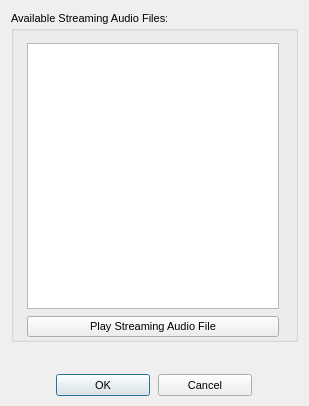
<?xml version="1.0"?>
<ui version="4.0">
  <class>DallasStrmAudioDialog</class>
  <widget class="QDialog" name="IDD_DALLAS_STRM_AUDIO_DIALOG">
    <property name="geometry">
      <rect>
        <x>0</x>
        <y>0</y>
        <width>309</width>
        <height>406</height>
      </rect>
    </property>
    <property name="windowTitle">
      <string>Streaming Audio File Prompt</string>
    </property>
    <property name="font">
      <font>
        <family>Liberation Sans</family>
        <pointsize>8</pointsize>
        <bold>false</bold>
        <italic>false</italic>
      </font>
    </property>
    <property name="enabled">
      <bool>true</bool>
    </property>
    <property name="windowFlags">
      <set>Qt::Dialog|Qt::WindowCloseButtonHint</set>
    </property>
    <property name="minimumSize">
      <size>
        <width>309</width>
        <height>406</height>
      </size>
    </property>
    <property name="maximumSize">
      <size>
        <width>309</width>
        <height>406</height>
      </size>
    </property>
    <widget class="QGroupBox" name="IDC_STATIC">
      <property name="geometry">
        <rect>
          <x>11</x>
          <y>11</y>
          <width>287</width>
          <height>331</height>
        </rect>
      </property>
      <property name="title">
        <string>Available Streaming Audio Files:</string>
      </property>
      <property name="visible">
        <bool>true</bool>
      </property>
      <property name="enabled">
        <bool>true</bool>
      </property>
      <property name="flat">
        <bool>false</bool>
      </property>
      <widget class="QListWidget" name="IDC_STRM_AUDIO_LIST">
        <property name="geometry">
          <rect>
            <x>16</x>
            <y>32</y>
            <width>252</width>
            <height>266</height>
          </rect>
        </property>
        <property name="visible">
          <bool>true</bool>
        </property>
        <property name="enabled">
          <bool>true</bool>
        </property>
        <property name="selectionMode">
          <enum>QAbstractItemView::SingleSelection</enum>
        </property>
      </widget>
      <widget class="QPushButton" name="IDC_PLAY_STRM_AUDIO_BUTTON">
        <property name="geometry">
          <rect>
            <x>16</x>
            <y>305</y>
            <width>252</width>
            <height>21</height>
          </rect>
        </property>
        <property name="text">
          <string>Play Streaming Audio File</string>
        </property>
        <property name="visible">
          <bool>true</bool>
        </property>
        <property name="enabled">
          <bool>true</bool>
        </property>
        <property name="default">
          <bool>false</bool>
        </property>
        <property name="autoDefault">
          <bool>false</bool>
        </property>
      </widget>
    </widget>
    <widget class="QPushButton" name="IDOK">
      <property name="geometry">
        <rect>
          <x>56</x>
          <y>374</y>
          <width>94</width>
          <height>22</height>
        </rect>
      </property>
      <property name="text">
        <string>OK</string>
      </property>
      <property name="visible">
        <bool>true</bool>
      </property>
      <property name="enabled">
        <bool>true</bool>
      </property>
      <property name="default">
        <bool>true</bool>
      </property>
      <property name="autoDefault">
        <bool>true</bool>
      </property>
    </widget>
    <widget class="QPushButton" name="IDCANCEL">
      <property name="geometry">
        <rect>
          <x>158</x>
          <y>374</y>
          <width>94</width>
          <height>22</height>
        </rect>
      </property>
      <property name="text">
        <string>Cancel</string>
      </property>
      <property name="visible">
        <bool>true</bool>
      </property>
      <property name="enabled">
        <bool>true</bool>
      </property>
      <property name="default">
        <bool>false</bool>
      </property>
      <property name="autoDefault">
        <bool>false</bool>
      </property>
    </widget>
  </widget>
</ui>
